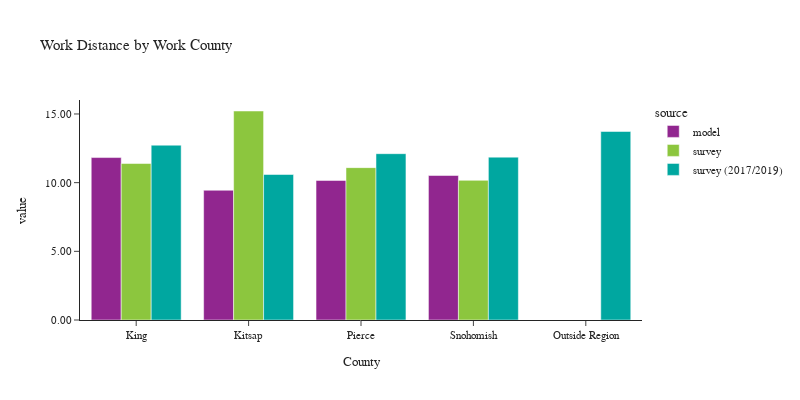

Notebook code for this chart:
### Code cell
plot_work_location(df_workers, 'CountyName_work', 'Work County', 'County')

### Figure 1 — Plotly figure (JSON) as saved in the notebook; plotly's stock layout.template omitted (floating-point values rounded to 4 significant figures)
{"data": [{"alignmentgroup": "True", "customdata": [[1419702], [101610], [360539], [341175]], "hovertemplate": "source=model<br>CountyName_work=%{x}<br>value=%{y}<br>sample count=%{customdata[0]}<extra></extra>", "legendgroup": "model", "marker": {"color": "#91268F", "pattern": {"shape": ""}}, "name": "model", "offsetgroup": "model", "orientation": "v", "showlegend": true, "textposition": "auto", "type": "bar", "x": ["King", "Kitsap", "Pierce", "Snohomish"], "xaxis": "x", "y": [11.83, 9.447, 10.16, 10.52], "yaxis": "y"}, {"alignmentgroup": "True", "customdata": [[2198], [112], [206], [307]], "hovertemplate": "source=survey<br>CountyName_work=%{x}<br>value=%{y}<br>sample count=%{customdata[0]}<extra></extra>", "legendgroup": "survey", "marker": {"color": "#8CC63E", "pattern": {"shape": ""}}, "name": "survey", "offsetgroup": "survey", "orientation": "v", "showlegend": true, "textposition": "auto", "type": "bar", "x": ["King", "Kitsap", "Pierce", "Snohomish"], "xaxis": "x", "y": [11.39, 15.22, 11.09, 10.17], "yaxis": "y"}, {"alignmentgroup": "True", "customdata": [[4998], [160], [5], [374], [433]], "hovertemplate": "source=survey (2017/2019)<br>CountyName_work=%{x}<br>value=%{y}<br>sample count=%{customdata[0]}<extra></extra>", "legendgroup": "survey (2017/2019)", "marker": {"color": "#00A7A0", "pattern": {"shape": ""}}, "name": "survey (2017/2019)", "offsetgroup": "survey (2017/2019)", "orientation": "v", "showlegend": true, "textposition": "auto", "type": "bar", "x": ["King", "Kitsap", "Outside Region", "Pierce", "Snohomish"], "xaxis": "x", "y": [12.73, 10.59, 13.73, 12.11, 11.86], "yaxis": "y"}], "layout": {"barmode": "group", "font": {"size": 11}, "height": 400, "legend": {"title": {"text": "source"}, "tracegroupgap": 0}, "title": {"text": "Work Distance by Work County"}, "width": 800, "xaxis": {"anchor": "y", "domain": [0, 1], "title": {"text": "County"}}, "yaxis": {"anchor": "x", "domain": [0, 1], "tickformat": ".2f", "title": {"text": "value"}}}}
